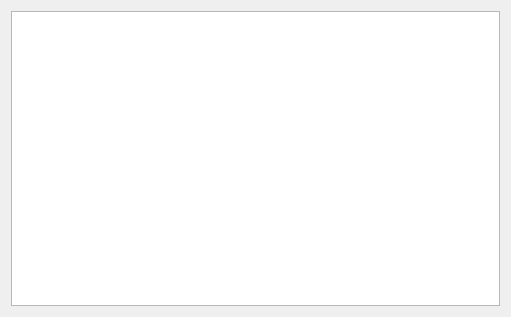
<?xml version="1.0" encoding="UTF-8"?>
<ui version="4.0">
 <class>frmPopUP_Preg</class>
 <widget class="QDialog" name="frmPopUP_Preg">
  <property name="geometry">
   <rect>
    <x>0</x>
    <y>0</y>
    <width>511</width>
    <height>317</height>
   </rect>
  </property>
  <property name="windowTitle">
   <string>Dialog</string>
  </property>
  <layout class="QGridLayout" name="gridLayout">
   <item row="0" column="0">
    <widget class="QTableView" name="tablePregled"/>
   </item>
  </layout>
 </widget>
 <resources/>
 <connections/>
</ui>
